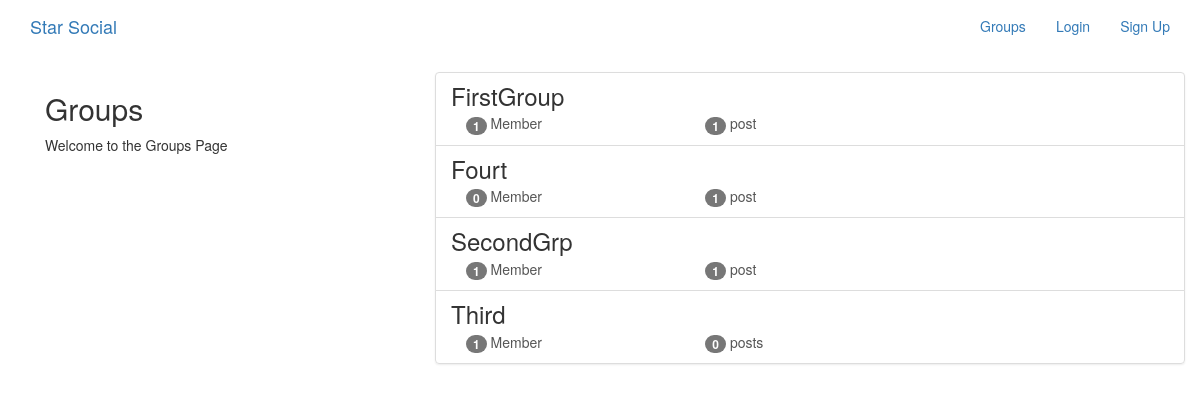
The app's page /groups/ with its own data.
### groups/models.py (models this page shows, shortened)
class Group(models.Model):
    name = models.CharField(max_length=255, unique=True)
    slug = models.SlugField(allow_unicode=True, unique=True)
    description = models.TextField(blank=True, default=' ')
    description_html = models.TextField(editable=False, default=' ', blank=True)
    members = models.ManyToManyField(User, through='GroupMember')
    class Meta:
        ordering = ['name']

### groups/views.py (the view)
class ListGroups(generic.ListView):
    model = models.Group

### groups/templates/groups/group_list.html (shortened to what this page needs)
{% extends 'groups/group_base.html' %}
{% block pregroup %}
<div class="col-md-4">
    <div class="content">
        <h2>Groups</h2>
        <p>Welcome to the Groups Page</p>
    </div>
</div>
{% endblock %}
{% block group_content %}
    <div class="col-md-8">
        <div class="list-group">
            {% for group in object_list %}
                <a class="list-group-item" href="{% url 'groups:single' slug=group.slug %}">
                    <h3 class="title list-group-item-heading">{{group.name}}</h3>
                    <div class="list-group-item-text container-fluid">
                        <div class="row">
                            <div class="col-md-4">
                                <span class="badge">{{group.members.count}}</span>
                                Member{{group.memebrs.count|pluralize}}
                            </div>
                            <div class="col-md-4">
                                <span class="badge">{{group.posts.count}}</span>
                                post{{group.posts.count|pluralize}}
                            </div>
                        </div>
                    </div>
                </a>
            {% endfor %}
        </div>
    </div>
{% endblock %}

### records on screen
Group: name "FirstGroup", members.count "1", posts.count "1"
Group: name "Fourt", members.count "0", posts.count "1"
Group: name "SecondGrp", members.count "1", posts.count "1"
Group: name "Third", members.count "1", posts.count "0"
